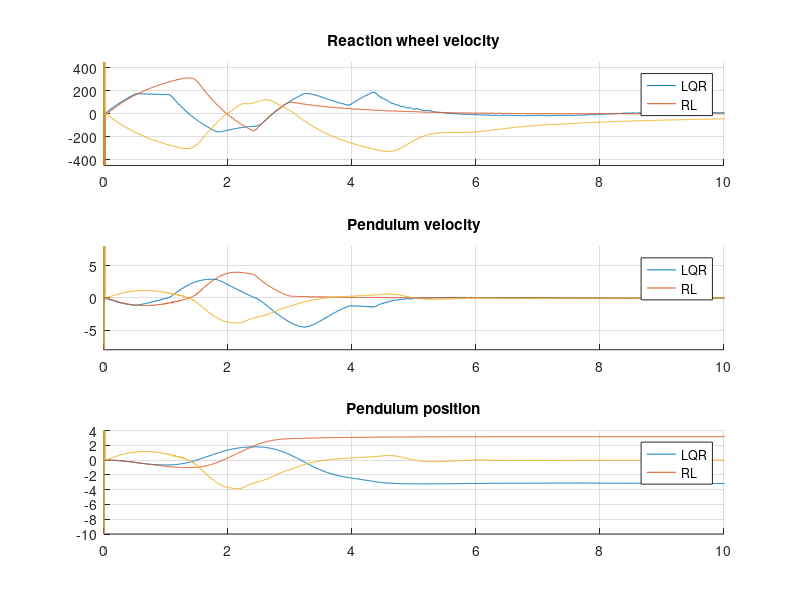
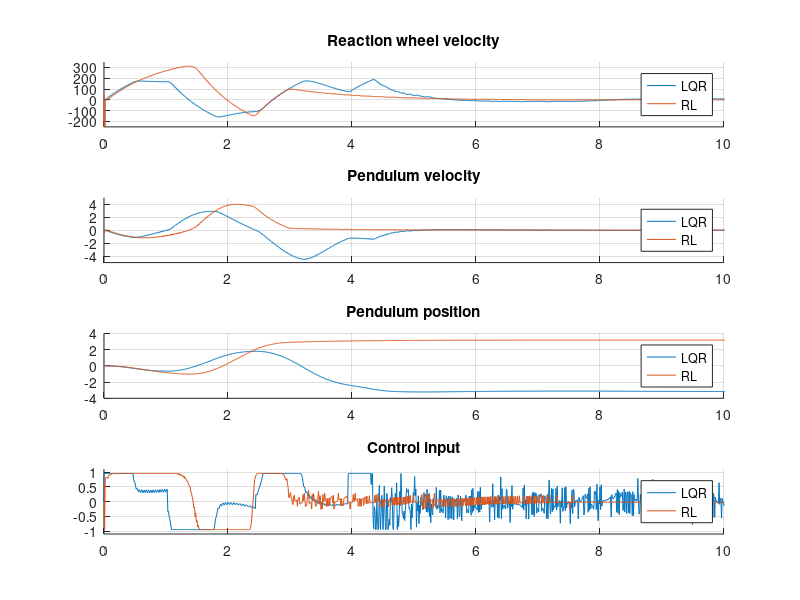

Write MATLAB code to recreate these figures, in order.
lqr = load("LQR.mat");
rl = load("slabe_dane_stary_rl.mat");
nowy_rl = load("nowy_rl.mat");

figure(1)
subplot(3,1, 1)
hold on
grid on
plot(lqr.StateData.time-1.3, lqr.StateData.signals(6).values)
plot(nowy_rl .StateData.time, nowy_rl .StateData.signals(6).values)
plot(rl.StateData.time, rl.StateData.signals(6).values)
ylim([-450, 450])
xlim([0, 10])
title("Reaction wheel velocity")
legend("LQR", "RL")
% Plot additional signals for comparison
subplot(3,1, 2)
hold on
grid on
plot(lqr.StateData.time-1.3, lqr.StateData.signals(4).values)
plot(nowy_rl.StateData.time, nowy_rl.StateData.signals(4).values)
plot(rl.StateData.time, rl.StateData.signals(4).values)
ylim([-8, 8])
xlim([0, 10])
title("Pendulum velocity")
legend("LQR", "RL")
% Plot the third signal for comparison
subplot(3,1, 3)
hold on
grid on
plot(lqr.StateData.time-1.3, lqr.StateData.signals(7).values)
plot(nowy_rl.StateData.time, nowy_rl.StateData.signals(7).values)
plot(rl.StateData.time, rl.StateData.signals(4).values)
ylim([-10, 4])
xlim([0, 10])
title("Pendulum position")
legend("LQR", "RL")

figure(2)
subplot(4,1, 1)
hold on
grid on
plot(lqr.StateData.time-1.3, lqr.StateData.signals(6).values)
plot(nowy_rl .StateData.time, nowy_rl .StateData.signals(6).values)
ylim([-250, 350])
xlim([0, 10])
title("Reaction wheel velocity")
legend("LQR", "RL")
% Plot additional signals for comparison
subplot(4,1, 2)
hold on
grid on
plot(lqr.StateData.time-1.3, lqr.StateData.signals(4).values)
plot(nowy_rl.StateData.time, nowy_rl.StateData.signals(4).values)
ylim([-5, 5])
xlim([0, 10])
title("Pendulum velocity")
legend("LQR", "RL")
% Plot the third signal for comparison
subplot(4,1, 3)
hold on
grid on
plot(lqr.StateData.time-1.3, lqr.StateData.signals(7).values)
plot(nowy_rl.StateData.time, nowy_rl.StateData.signals(7).values)
ylim([-4, 4])
xlim([0, 10])
title("Pendulum position")
legend("LQR", "RL")
% Plot the third signal for comparison
subplot(4,1, 4)
hold on
grid on
plot(lqr.StateData.time-1.3, lqr.StateData.signals(1).values)
plot(nowy_rl.StateData.time, nowy_rl.StateData.signals(1).values)
ylim([-1.1, 1.1])
xlim([0, 10])
title("Control input")
legend("LQR", "RL")
